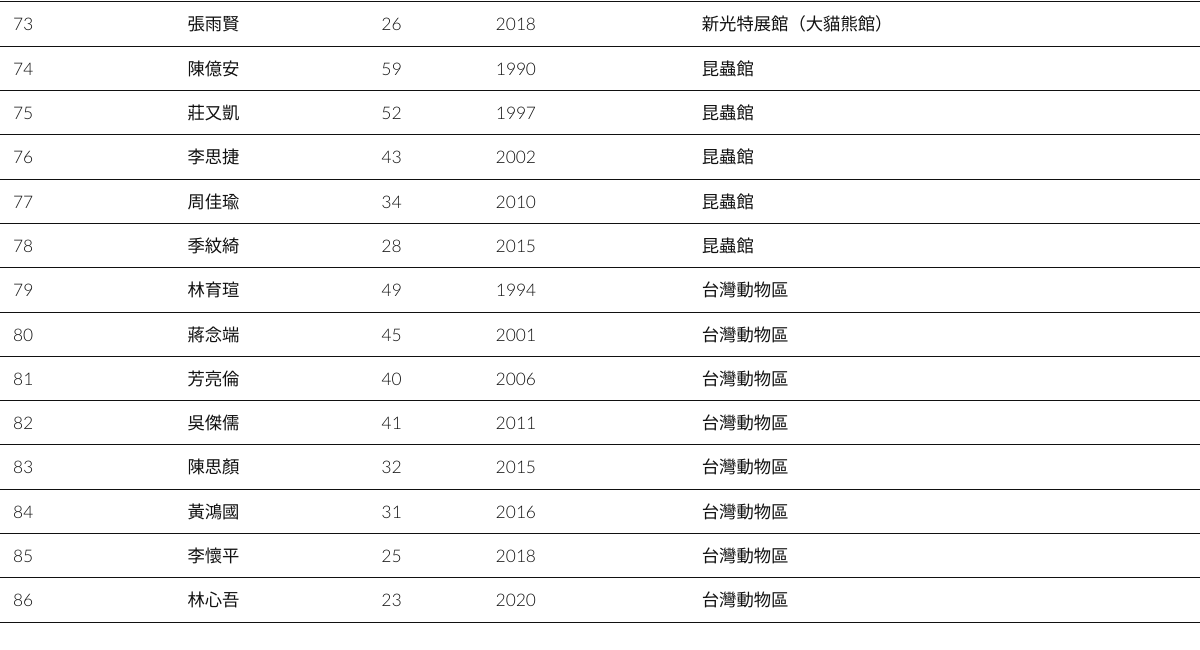
The app's page /search/zookeeper (lower part), older data.
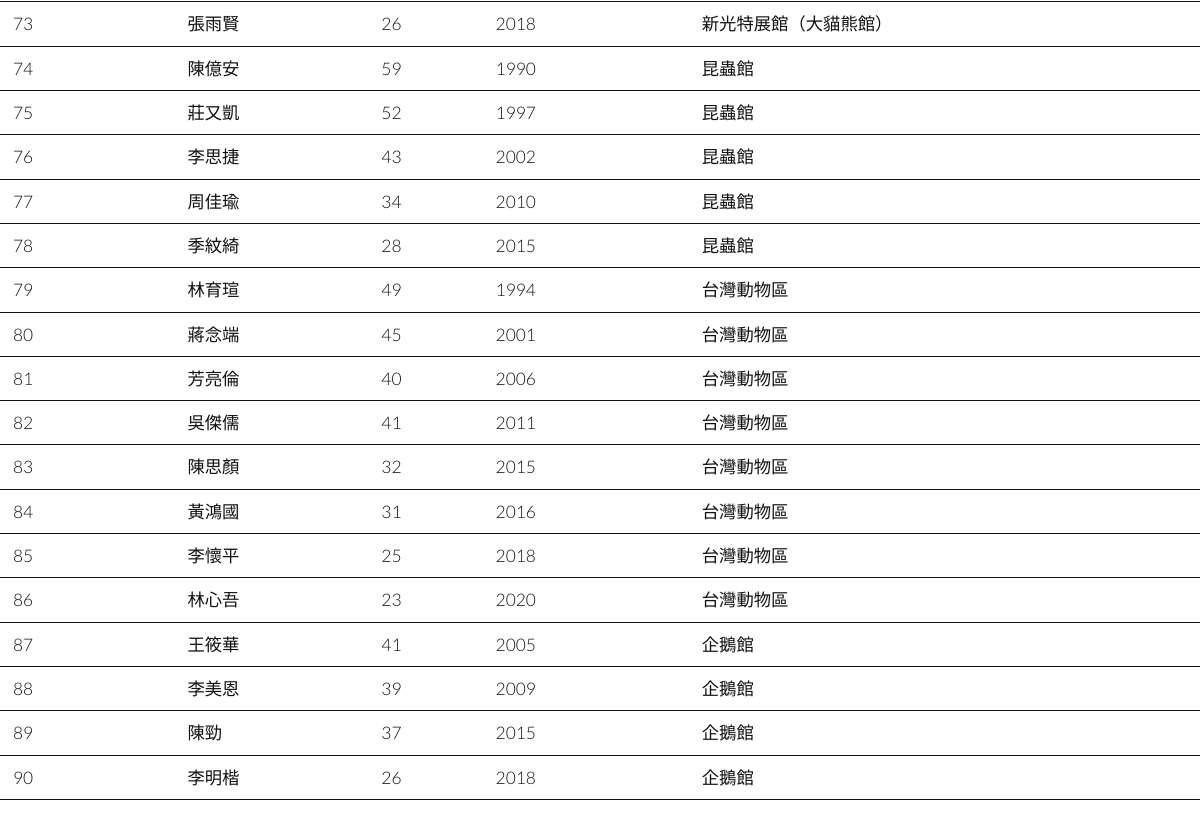
The same page, newer data.
### zoo_info/models.py (models this page shows)
class Zookeeper(models.Model):
    keeper_id = models.IntegerField(primary_key = True)
    name = models.CharField(max_length = 30)
    join_time = models.IntegerField()
    department = models.CharField(max_length = 30)
    birth = models.IntegerField()

### zoo_info/views.py (the view)
# urls.py: path('search/zookeeper', search_zookeeper),
def search_zookeeper(request):
    current_year = 2021
    if 'zookeeper_name' in request.GET:
        zookeeper_name = request.GET['zookeeper_name']
        zookeeper_info = Zookeeper.objects.filter(name__contains = zookeeper_name)
    else:
        zookeeper_info = Zookeeper.objects.all()
    return render(request, 'zoo_info/search_by/zookeeper.html', locals())

### zoo_info/templatetags/subtract.py (called while the page is built)
@register.filter
def subtract(value, arg):
    return value - arg

### templates/zoo_info/search_by/zookeeper.html (shortened to what this page needs)
{% extends 'base.html' %}
{% block content %}
{% load subtract %}
    <div>
        <table>
            {% for zookeeper in zookeeper_info%}
                <tr>
                    <td>{{zookeeper.keeper_id}}</td>
                    <td>{{zookeeper.name}}</td>
                    <td>{{current_year|subtract:zookeeper.birth}}</td>
                    <td>{{zookeeper.join_time}}</td>
                    <td>{{zookeeper.department}}</td>
                </tr>
            {% endfor %}
        </table>
    </div>
{% endblock %}

### templates/base.html (shortened to what this page needs)
<!DOCTYPE html>
{%load static%}
<head>
    <link rel= stylesheet type="text/css" href="{%static "css/main.css"%}">
</head>
<body>
        {% block content %}
        {% endblock %}
</body>

### static/css/main.css (style rules this page uses)
html, body, div, span, applet, object, iframe, h1, h2, h3, h4, h5, h6, p, blockquote, pre, a, abbr, acronym, address, big, cite, code, del, dfn, em, img, ins, kbd, q, s, samp, small, strike, strong, sub, sup, tt, var, b, u, i, center, dl, dt, dd, ol, ul, li, fieldset, form, label, legend, table, caption, tbody, tfoot, thead, tr, th, td, article, aside, canvas, details, embed, figure, figcaption, footer, header, hgroup, menu, nav, output, ruby, section, summary, time, mark, audio, video { margin: 0; padding: 0; border: 0; font-size: 100%; font: inherit; vertical-align: baseline; }
body { line-height: 1; }
table { border-collapse: collapse; border-spacing: 0; }
body { -webkit-text-size-adjust: none; }
*, *:before, *:after { -moz-box-sizing: border-box; -webkit-box-sizing: border-box; box-sizing: border-box; }
body { -ms-overflow-style: scrollbar; }
body { background: #fff; }
body { background-color: #fff; color: #111111; }
body, input, select, textarea { font-family: "Lato", sans-serif; font-size: 20pt; font-weight: 300; line-height: 1; }
@media screen and (max-width: 1680px) { body, input, select, textarea { font-size: 13pt; } }
@media screen and (max-width: 1280px) { body, input, select, textarea { font-size: 13pt; } }
table { margin: 0 0 2em 0; width: 100%; }
table tbody tr:nth-child(2n + 1) { background-color: none; }
body { position: relative; padding-top: 5em; }

Row changes from the older to the newer data that the page shows:
added Zookeeper: keeper_id "87", name "王筱華", birth "41", join_time "2005", department "企鵝館"
added Zookeeper: keeper_id "88", name "李美恩", birth "39", join_time "2009", department "企鵝館"
added Zookeeper: keeper_id "89", name "陳勁", birth "37", join_time "2015", department "企鵝館"
added Zookeeper: keeper_id "90", name "李明楷", birth "26", join_time "2018", department "企鵝館"
